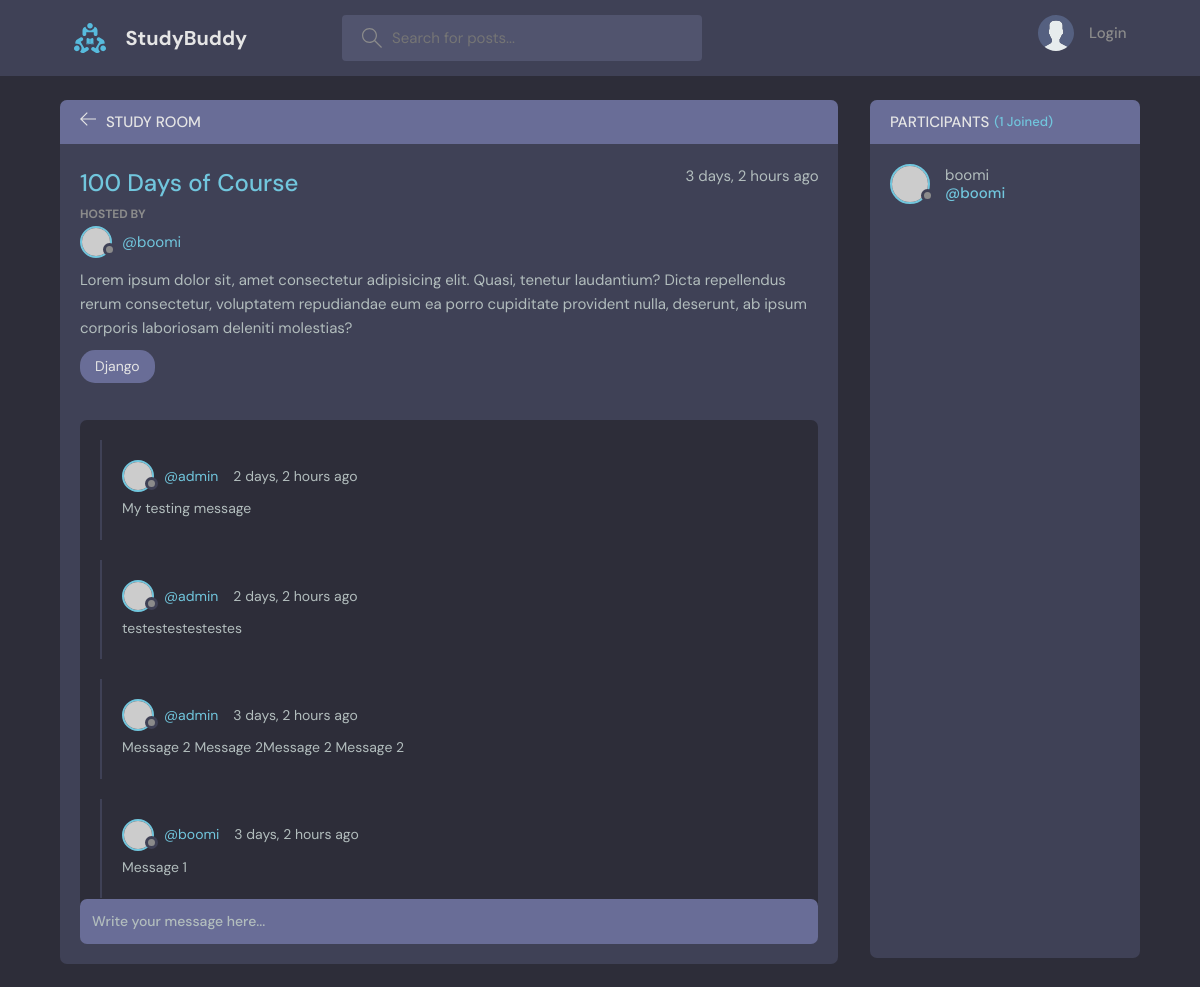
Page /room/2/ on the committed database.
### base/models.py (models this page shows, shortened)
class Room(models.Model):
    host = models.ForeignKey(User, on_delete=models.SET_NULL,null=True)
    topic = models.ForeignKey(Topic, on_delete=models.SET_NULL,null=True)
    name = models.CharField(max_length=200)
    description = models.TextField(null=True, blank=True)
    participants = models.ManyToManyField(User, related_name='participants',blank=True)
    updated = models.DateField(auto_now=True)
    created = models.DateField(auto_now_add=True)
    class Meta:
        ordering = ['-updated','-created']

class Topic(models.Model):
    name = models.CharField(max_length=200)
    def __str__(self):
        return self.name

class Message (models.Model):
    user = models.ForeignKey(User, on_delete=models.CASCADE)
    room = models.ForeignKey(Room, on_delete=models.CASCADE)
    body = models.TextField(null=True)
    updated = models.DateField(auto_now=True)
    created = models.DateField(auto_now_add=True)
    def __str__(self):
        return self.body[0:50]

### base/views.py (the view, shortened to what this page needs)
# urls.py: path('room/<str:pk>/',views.room,name="room"),
def room(request, pk):
    room = Room.objects.get(id=pk)
    room_messages = room.message_set.all().order_by('-created')
    participants = room.participants.all()
    print(participants)
    context = {'room': room, 'room_messages': room_messages,'participants':participants}
    return render(request, 'base/room.html', context)

### base/templates/base/room.html (shortened to what this page needs)
{% extends "main.html" %} {% block content %}
<main class="profile-page layout layout--2">
  <div class="container">
    <div class="room">
      <div class="room__top">
        <div class="room__topLeft">
          <a href="{% url "home" %}">
            <svg
              version="1.1"
              xmlns="http://www.w3.org/2000/svg"
              width="32"
              height="32"
              viewBox="0 0 32 32"
            >
              <title>arrow-left</title>
              <path
                d="M13.723 2.286l-13.723 13.714 13.719 13.714 1.616-1.611-10.96-10.96h27.625v-2.286h-27.625l10.965-10.965-1.616-1.607z"
              ></path>
            </svg>
          </a>
          <h3>Study Room</h3>
        </div>
      </div>
      <div class="room__box scroll">
        <div class="room__header scroll">
          <div class="room__info">
            <h3>{{room.name}}</h3>
            <span>{{room.created|timesince}} ago</span>
          </div>
          <div class="room__hosted">
            <p>Hosted By</p>
            <a href="{% url "user-profile" room.host.id %}" class="room__author">
              <div class="avatar avatar--small">
                <img src="https://randomuser.me/api/portraits/men/37.jpg" />
              </div>
              <span>@{{room.host.username}}</span>
            </a>
          </div>
          <div class="room__details">
            Lorem ipsum dolor sit, amet consectetur adipisicing elit. Quasi,
            tenetur laudantium? Dicta repellendus rerum consectetur, voluptatem
            repudiandae eum ea porro cupiditate provident nulla, deserunt, ab
            ipsum corporis laboriosam deleniti molestias?
          </div>
          <span class="room__topics">{{room.topic}}</span>
        </div>
        <div class="room__conversation">
          <div class="threads scroll">
            {% for message in room_messages %}
            <div class="thread">
              <div class="thread__top">
                <div class="thread__author">
                  <a href="{% url "user-profile" message.user.id %}" class="thread__authorInfo">
                    <div class="avatar avatar--small">
                      <img
                        src="https://randomuser.me/api/portraits/men/37.jpg"
                      />
                    </div>
                    <span>@{{message.user}}</span>
                  </a>
                  <span class="thread__date">{{message.created|timesince}} ago</span>
                </div>
              </div>
              <div class="thread__details">
               {{message}}
              </div>
            </div>
          {% endfor %}
          </div>
        </div>
      </div>
      <div class="room__message">
        <form action="#">
          <input name="" placeholder="Write your message here..." />
        </form>
      </div>
    </div>
    <div class="participants">
      <h3 class="participants__top">Participants <span>({{participants.count}} Joined)</span></h3>
      <div class="participants__list scroll">
        {% for user in participants %}
        <a href="{% url "user-profile" user.id%}" class="participant">
          <div class="avatar avatar--medium">
            <img src="https://randomuser.me/api/portraits/men/37.jpg" />
          </div>
          <p>
            {{user}}
            <span>@{{user.username}}</span>
          </p>
        </a>
        {% endfor %}
      </div>
    </div>
  </div>
</main>
{% endblock %}

### rows in the picture
Room: name "100 Days of Course", created "3 days, 2 hours", host.username "boomi", topic "Django"
Message: user "admin", created "2 days, 2 hours", body "My testing message"
Message: user "admin", created "2 days, 2 hours", body "testestestestestes"
Message: user "admin", created "3 days, 2 hours", body "Message 2 Message 2Message 2 Message 2"
Message: user "boomi", created "3 days, 2 hours", body "Message 1"

### other values in the picture
{{ participants.count }} "1"
{{ user }} "boomi"
{{ user.username }} "boomi"
